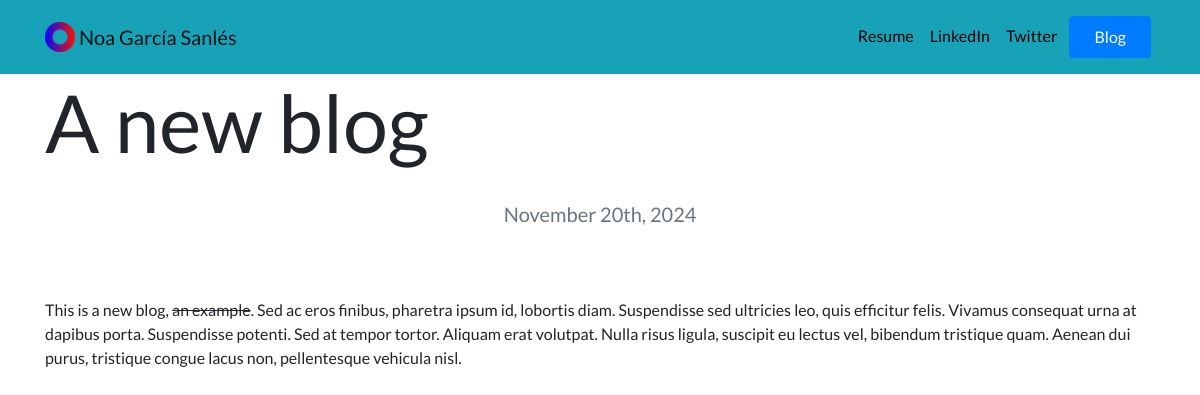
The app's page /blog/4/ with its own data.
### blog/models.py (models this page shows, shortened)
class Blogs(models.Model):
    title = models.CharField(max_length=200)
    date = models.DateField(auto_now_add=True)
    description = models.TextField(max_length=500)

### blog/views.py (the view)
# urls.py: path('<int:blog_id>/', views.details, name="detail"),
def details(request, blog_id):
    blog = get_object_or_404(Blogs, pk=blog_id)
    return render(request, 'blog/details.html', {'blog' : blog})

### blog/templates/blog/details.html
{% extends 'portfolio/base.html' %}
{% block content%}
  <h1 lass="text-center mt-5" id="blogdetailtitle">{{ blog.title }}</h1>
  <br />
  <h5 class="text-center text-muted mb-5">{{ blog.date|date:"F jS, Y" }}</h5>
  <br />
  <p>{{ blog.description|safe }}</p>
  <br />
{% endblock %}

### portfolio/static/portfolio/custom.css (style rules this page uses)
body { font-family: 'Lato', sans-serif; }
@media (min-width: 992px) { #blogdetailtitle { font-size: 5rem; } }

### records on screen
Blogs: title "A new blog", date "November 20th, 2024", description "This is a new blog, an example . Sed ac eros finibus, pharetra ipsum id, lobortis diam. Suspendisse sed ultricies leo, quis efficitur felis. Vivamus consequat urna at dapibus porta. Suspendisse potenti. Sed at tempor tortor. Aliquam erat volutpat. Nulla risus ligula, suscipit eu lectus vel, bibendum tristique quam. Aenean dui purus, tristique congue lacus non, pellentesque vehicula nisl."
